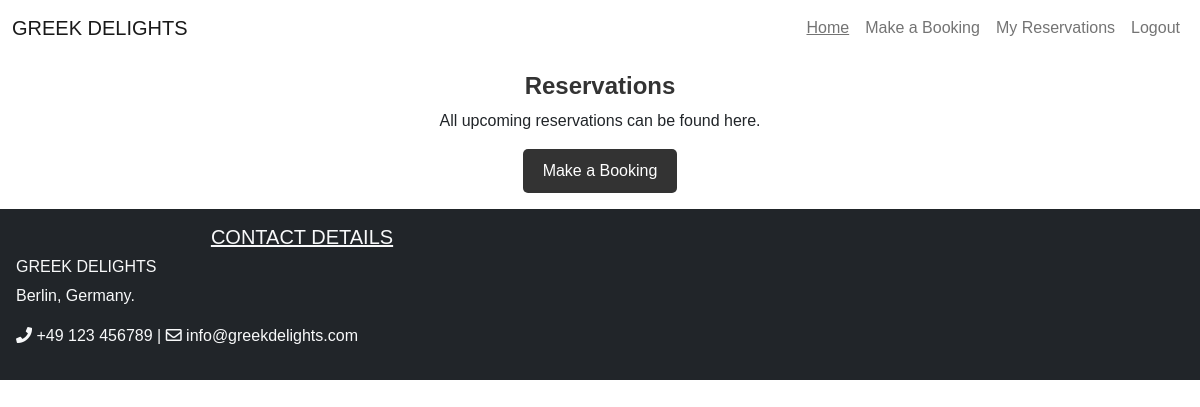
The app's page /reservations (signed in), older data.
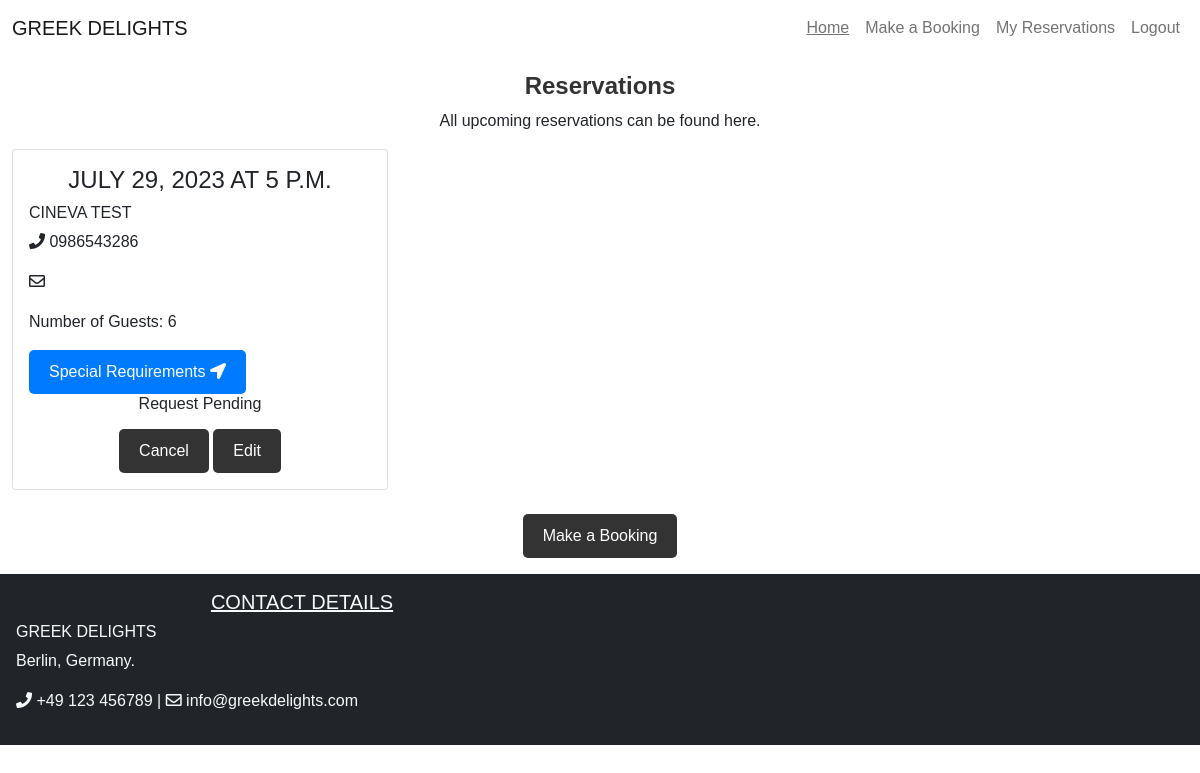
The same page, newer data.
### reservation/models.py (models this page shows, shortened)
class Reservation(models.Model):
    user = models.ForeignKey(User, on_delete=models.CASCADE)
    full_name = models.CharField(max_length=300, blank=False)
    email = models.CharField(max_length=300, blank=False)
    phoneNumberRegex = RegexValidator(regex=r'^\+?1?\d{9,15}$')
    mobile = models.CharField(validators=[phoneNumberRegex], max_length=15, blank=False)
    date = models.DateField(blank=False)
    time = models.TimeField(blank=False)
    guests = models.PositiveIntegerField(blank=False)
    requests = models.TextField(max_length=400)
    status = models.IntegerField(choices=STATUS, default=0)
    class Meta:
        ordering = ['-date']
        constraints = [
            models.UniqueConstraint(
                fields=['user', 'date', 'time'], name='unique_reservation'
            ),
        ]

### reservation/views.py (the view)
# urls.py: path('reservations', views.ReservationList.as_view(), name='reservations'),
class ReservationList(generic.ListView):
    model = Reservation
    def sort(self, reservations):
        if reservations.date >= datetime.date.today():
            return True
        else:
            return False
    def get(self, request, *args, **kwargs):
        if request.user.is_authenticated:
            reservations = Reservation.objects.filter(user=request.user)
            upcoming_reservations = filter(self.sort, reservations)
            return render(
                request, 'reservations.html',
                {
                    'reservations': upcoming_reservations,
                },
            )
        else:
            return redirect(reverse("account_login"))

### reservation/templates/reservations.html (shortened to what this page needs)
{% extends "base.html" %}
{% block content %}
<div class="container-fluid mb-3">
    <div class="row">
        <div class="col-12 mt-3 left">
            <h4 class="page-heading text-center">Reservations</h4>
            <p class="text-center">All upcoming reservations can be found here.</p>
            <div class="row">
                {% for reservation in reservations %}
                <div class="col-md-4">
                    <div class="card mb-4">
                        <div class="card-body">
                            <h4 class='card-title text-uppercase text-center'>{{ reservation.date }} at
                                {{ reservation.time }}</h4>
                            <h6 class="text-uppercase">{{ reservation.full_name }}</h6>
                            <div class='card-text'>
                                <p><i class="fas fa-phone"></i> {{ reservation.mobile }}</p>
                                <p><i class="far fa-envelope"></i> {{ reservation.email }}</p>
                                <p>Number of Guests: {{ reservation.guests }}</p>
                                <button data-bs-toggle='modal' data-bs-target='#requests{{ reservation.id }}' class="btn btn-secondary">Special
                                    Requirements <i class="fas fa-location-arrow"></i></button>
                                <div class='text-center h6'>
                                    {% if reservation.status == 1 %}
                                    <p>Reservation Accepted</p>
                                    {% elif reservation.status == 2 %}
                                    <p>Reservation Declined</p>
                                    {% else %}
                                    <p>Request Pending</p>
                                    {% endif %}
                                </div>
                            </div>
                            <div class='text-center'>
                                <button data-bs-toggle='modal' data-bs-target='#cancel{{ reservation.id }}' class="btn btn-dark">Cancel</button>
                                <a class="btn btn-dark" href="/amend/{{ reservation.id }}">Edit</a>
                            </div>
                        </div>
                    </div>
                </div>
                    {% endfor %}
                </div>
        </div>
        <a href="{% url 'booking' %}" class="text-center"><button class="btn btn-dark">Make a Booking</button></a>
    </div>
</div>
{% endblock %}

Row changes from the older to the newer data that the page shows:
added Reservation: date "JULY 29, 2023", time "5 P.M.", full_name "CINEVA TEST", mobile "0986543286", guests "6", status "Request Pending"
